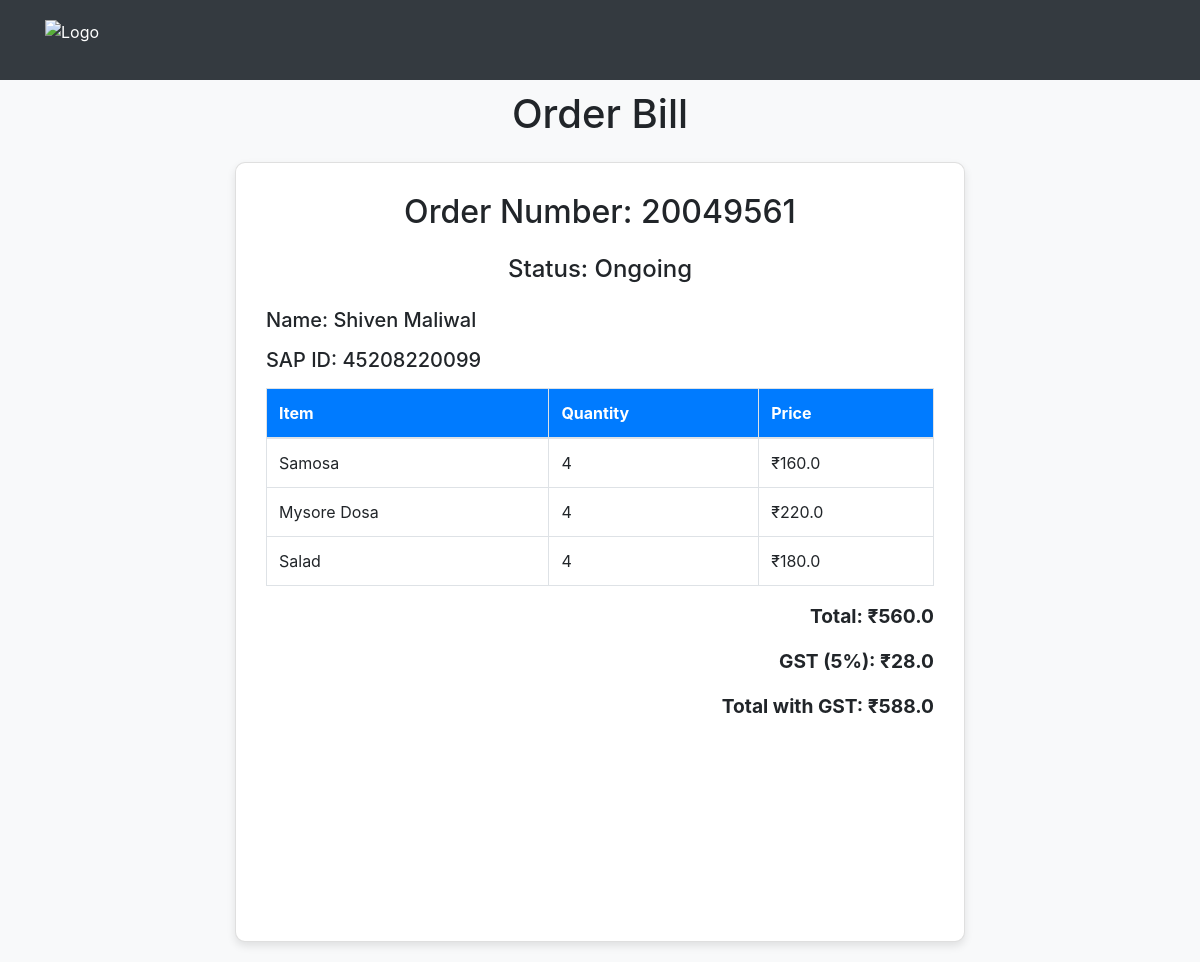
The page /bill/20049561 on the database its author committed.
### tables this page shows
CREATE TABLE orders (
            order_number INTEGER PRIMARY KEY,
            name TEXT NOT NULL,
            items TEXT NOT NULL,
            total_cost REAL NOT NULL,
            gst_amount REAL NOT NULL,
            total_cost_with_gst REAL NOT NULL,
            timestamp TEXT NOT NULL,
            status INTEGER NOT NULL DEFAULT 0,
            sap_id TEXT NOT NULL,
            razorpay_order_id TEXT,
            payment_status TEXT DEFAULT 'Pending',
            delivery_floor TEXT
        );

CREATE TABLE items (
            item_name TEXT PRIMARY KEY,
            item_price REAL NOT NULL
        );

### app.py (the view)
@app.route('/bill/<int:order_number>')
def show_bill(order_number):
    order = get_order_details(order_number)
    if order:
        return render_template('bill.html', **order, getStatus=getStatus)
    else:
        return "Order not found", 404

### functions.py (called while the page is built)
def getStatus(code):
    code = int(code)
    status = ""
    if code == 0:
        status = "Ongoing"
    elif code == 1:
        status = "Received"
    elif code == 2:
        status = "Received"
    else:
        status = "NA"
    return status

### templates/bill.html (shortened to what this page needs)
<!DOCTYPE html>
<html lang="en">
<head>
    <link href="https://stackpath.bootstrapcdn.com/bootstrap/4.5.2/css/bootstrap.min.css" rel="stylesheet">
    <link rel="stylesheet" href="{{ url_for('static', filename='style.css') }}">
</head>
<body>
    <header class="header d-flex align-items-center">
        <div class="container d-flex">
            <img src="/static/logo.png" alt="Logo">
        </div>
    </header>
    <div class="container">
        <div class="row justify-content-center">
            <div class="col-md-8">
                <h1 class="text-center mb-4">Order Bill</h1>
                <div class="card">
                    <div class="card-body">
                        <h2 class="text-center mb-4">Order Number: {{ order_number }}</h2>
                        <h4 class="text-center mb-4">Status: {{ getStatus(status) }}</h4>
                        <table class="table table-bordered">
                            <thead>
                                <tr>
                                    <th scope="col">Item</th>
                                    <th scope="col">Quantity</th>
                                    <th scope="col">Price</th>
                                </tr>
                            </thead>
                            <div class="h5">
                                <p>Name: {{ name }}</p>
                                <p>SAP ID: {{ sap_id }}</p>
                            </div>
                            <tbody>
                                {% for item, quantity in items %}
                                <tr>
                                    <td>{{ item }}</td>
                                    <td>{{ quantity }}</td>
                                    <td>₹{{ (menu[item] * int(quantity))|round(2) }}</td>
                                </tr>
                                {% endfor %}
                            </tbody>
                        </table>
                        <div class="total text-right">
                            <p>Total: ₹{{ total_cost }}</p>
                            <p>GST (5%): ₹{{ gst_amount|round(2) }}</p>
                            <p>Total with GST: ₹{{ total_cost_with_gst|round(2) }}</p>
                        </div>
                    </div><div class="text-center mt-4"> <svg id="barcode"></svg> </div>
                </div>
            </div>
        </div>
    </div>
</body>
</html>

### static/style.css (style rules this page uses)
body { background-color: #f8f9fa; }
.header { background-color: #343a40; color: white; padding: 10px 0; }
.header img { height: 50px; margin-right: 20px; }
.container { margin-top: 10px; }
.card { border-radius: 10px; box-shadow: 0 4px 8px rgba(0, 0, 0, 0.1); margin-bottom: 20px; }
.card-body { padding: 30px; }
.table th, .table td { vertical-align: middle; }
.table thead th { background-color: #007bff; color: #ffffff; }
.total { font-size: 1.2em; font-weight: bold; }
h1 { margin-bottom: 20px; }

### rows shown on the page
orders: order_number "20049561", name "Shiven Maliwal", sap "45208220099", total_cost "560.0", gst_amount "28.0", total_cost_with_gst "588.0"
items: item_name "Samosa", quantity "4", (menu[item]*int(quantity))|round(2) "160.0"
items: item_name "Mysore Dosa", quantity "4", (menu[item]*int(quantity))|round(2) "220.0"
items: item_name "Salad", quantity "4", (menu[item]*int(quantity))|round(2) "180.0"

### other values the page prints
{{ getStatus(status) }} "Ongoing"
